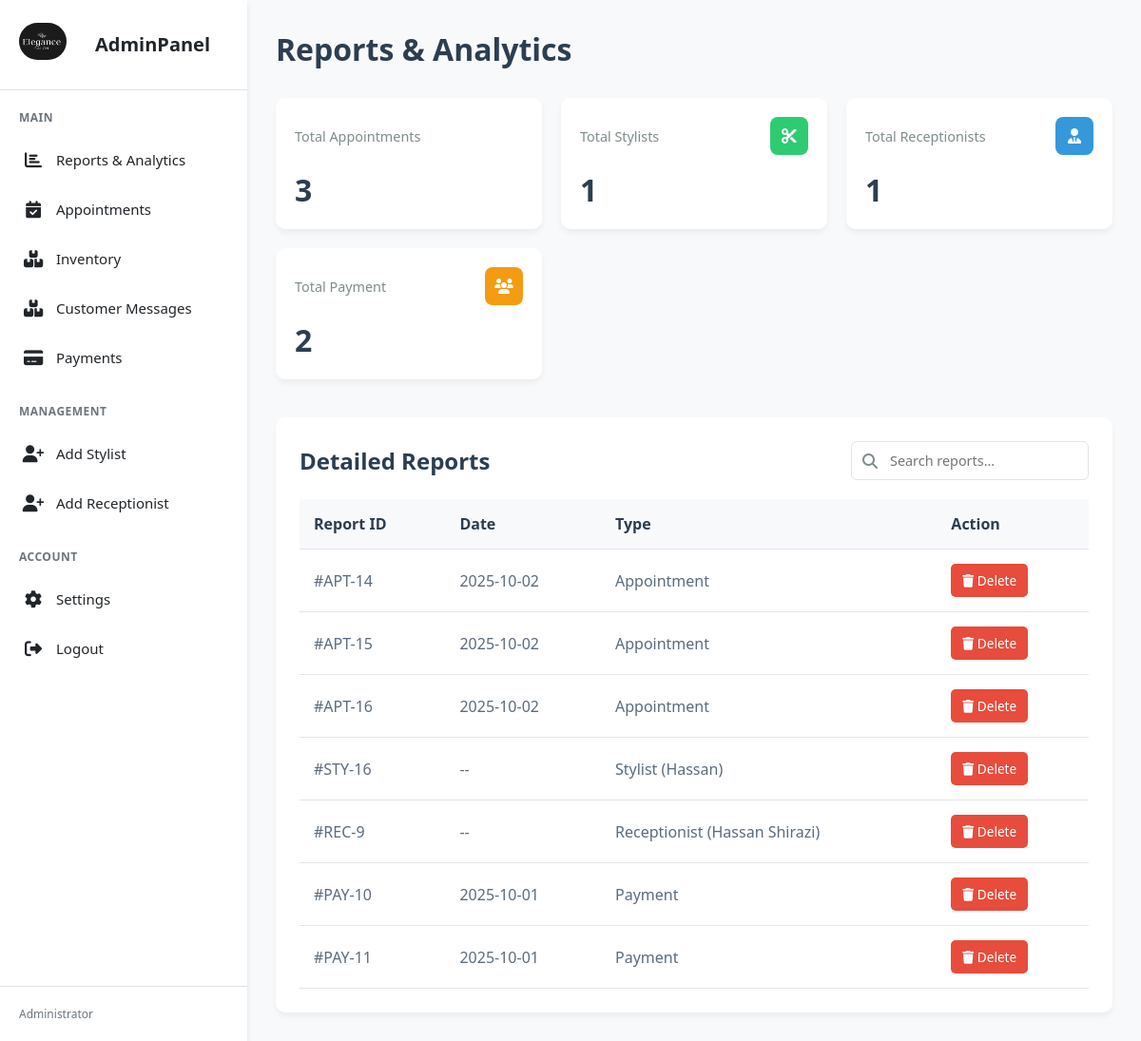
Page /admin/report.php on the committed database.
### tables this page shows
CREATE TABLE `appointments` (
  `id` int(11) NOT NULL,
  `client_name` varchar(100) NOT NULL,
  `phone` varchar(20) NOT NULL,
  `email` varchar(100) DEFAULT NULL,
  `appointment_date` date NOT NULL,
  `time_slot` varchar(20) NOT NULL
);

CREATE TABLE `stylists` (
  `id` int(11) NOT NULL,
  `full_name` varchar(100) NOT NULL,
  `email` varchar(100) NOT NULL,
  `phone` varchar(20) NOT NULL,
  `password` varchar(255) NOT NULL,
  `specialty` varchar(50) DEFAULT NULL,
  `experience` int(11) DEFAULT 0
);

CREATE TABLE `receptionists` (
  `id` int(11) NOT NULL,
  `full_name` varchar(100) NOT NULL,
  `email` varchar(100) NOT NULL,
  `phone` varchar(20) NOT NULL,
  `address` text DEFAULT NULL,
  `password` varchar(255) NOT NULL,
  `shift` enum('morning','afternoon','evening','full') NOT NULL
);

CREATE TABLE `payments` (
  `id` int(11) NOT NULL,
  `client_name` varchar(255) NOT NULL,
  `service` varchar(255) NOT NULL,
  `amount` decimal(10,2) NOT NULL,
  `payment_method` enum('Cash','Card','Online') NOT NULL,
  `status` enum('Paid','Pending') NOT NULL,
  `payment_date` date NOT NULL,
  `created_at` timestamp NOT NULL DEFAULT current_timestamp()
);

### admin/report.php (the view, shortened to what this page needs)
<?php
include "config.php";
$totalAppointments = $conn->query("SELECT COUNT(*) AS total FROM appointments")->fetch_assoc()['total'];
$totalStylists = $conn->query("SELECT COUNT(*) AS total FROM stylists")->fetch_assoc()['total'];
$totalReceptionists = $conn->query("SELECT COUNT(*) AS total FROM receptionists")->fetch_assoc()['total'];
$activeClients = $conn->query("SELECT COUNT(DISTINCT client_name) AS total FROM payments")->fetch_assoc()['total'];
$appointments = $conn->query("SELECT id, appointment_date FROM appointments ORDER BY appointment_date DESC");
$stylists = $conn->query("SELECT id, full_name FROM stylists ORDER BY id DESC");
$receptionists = $conn->query("SELECT id, full_name FROM receptionists ORDER BY id DESC");
$payments = $conn->query("SELECT id, payment_date FROM payments ORDER BY payment_date DESC");
?>
<!DOCTYPE html>
<html lang="en">
<head>
    <link rel="stylesheet" href="https://cdnjs.cloudflare.com/ajax/libs/font-awesome/6.4.0/css/all.min.css">
  <link rel="stylesheet" href="css/report.css">
</head>
<body>
<?php include "side.php"; ?>
<main class="main-content">
    <div class="page-header">
        <h1 class="page-title">Reports & Analytics</h1>
    </div>
    <div class="summary-cards">
        <div class="card">
            <div class="card-header">
                <div class="card-title">Total Appointments</div>
                <div class="card-icon" style="background-color: var(--primary);">
                    <i class="fas fa-calendar-check"></i>
                </div>
            </div>
            <div class="card-value"><?= $totalAppointments ?></div>
        </div>
        <div class="card">
            <div class="card-header">
                <div class="card-title">Total Stylists</div>
                <div class="card-icon" style="background-color: var(--success);">
                    <i class="fas fa-scissors"></i>
                </div>
            </div>
            <div class="card-value"><?= $totalStylists ?></div>
        </div>
        <div class="card">
            <div class="card-header">
                <div class="card-title">Total Receptionists</div>
                <div class="card-icon" style="background-color: var(--info);">
                    <i class="fas fa-user-tie"></i>
                </div>
            </div>
            <div class="card-value"><?= $totalReceptionists ?></div>
        </div>
        <div class="card">
            <div class="card-header">
                <div class="card-title">Total Payment</div>
                <div class="card-icon" style="background-color: var(--warning);">
                    <i class="fas fa-users"></i>
                </div>
            </div>
            <div class="card-value"><?= $activeClients ?></div>
        </div>
    </div>
    <div class="reports-section">
        <div class="section-header">
            <h2 class="section-title">Detailed Reports</h2>
            <div class="table-controls">
                <div class="search-box">
                    <i class="fas fa-search"></i>
                    <input type="text" placeholder="Search reports...">
                </div>
            </div>
        </div>
        <div class="table-container">
            <table>
                <thead>
                    <tr>
                        <th>Report ID</th>
                        <th>Date</th>
                        <th>Type</th>
                        <th>Action</th>
                    </tr>
                </thead>
                <tbody>
                    <?php while($row = $appointments->fetch_assoc()): ?>
                        <tr>
                            <td>#APT-<?= $row['id'] ?></td>
                            <td><?= $row['appointment_date'] ?></td>
                            <td>Appointment</td>
                            <td>
                                <button class="delete-btn" onclick="deleteRecord(<?= $row['id'] ?>, 'appointment')">
                                    <i class="fas fa-trash"></i> Delete
                                </button>
                            </td>
                        </tr>
                    <?php endwhile; ?>
                    <?php while($row = $stylists->fetch_assoc()): ?>
                        <tr>
                            <td>#STY-<?= $row['id'] ?></td>
                            <td>--</td>
                            <td>Stylist (<?= htmlspecialchars($row['full_name']) ?>)</td>
                            <td>
                                <button class="delete-btn" onclick="deleteRecord(<?= $row['id'] ?>, 'stylist')">
                                    <i class="fas fa-trash"></i> Delete
                                </button>
                            </td>
                        </tr>
                    <?php endwhile; ?>
                    <?php while($row = $receptionists->fetch_assoc()): ?>
                        <tr>
                            <td>#REC-<?= $row['id'] ?></td>
                            <td>--</td>
                            <td>Receptionist (<?= htmlspecialchars($row['full_name']) ?>)</td>
                            <td>
                                <button class="delete-btn" onclick="deleteRecord(<?= $row['id'] ?>, 'receptionist')">
                                    <i class="fas fa-trash"></i> Delete
                                </button>
                            </td>
                        </tr>
                    <?php endwhile; ?>
                    <?php while($row = $payments->fetch_assoc()): ?>
                        <tr>
                            <td>#PAY-<?= $row['id'] ?></td>
                            <td><?= $row['payment_date'] ?></td>
                            <td>Payment</td>
                            <td>
                                <button class="delete-btn" onclick="deleteRecord(<?= $row['id'] ?>, 'payment')">
                                    <i class="fas fa-trash"></i> Delete
                                </button>
                            </td>
                        </tr>
                    <?php endwhile; ?>
                </tbody>
            </table>
        </div>
    </div>
</main>
</body>
</html>

### admin/side.php (shortened to what this page needs)
<!DOCTYPE html>
<html lang="en">
<head>
    <link rel="stylesheet" href="https://cdnjs.cloudflare.com/ajax/libs/font-awesome/6.4.0/css/all.min.css">
  <link rel="stylesheet" href="css/side.css">
</head>
<body>
    <nav class="sidebar" id="sidebar">
        <div class="sidebar-header">
            <div class="logo">
                <div class="logo-icon">
                   <img src="images/logo.png" alt="" width = "50px" style = "border-radius:25px;">
                </div>
                <div class="logo-text">AdminPanel</div>
            </div>
        </div>
        <div class="sidebar-menu">
            <div class="menu-group">
                <div class="menu-title">Main</div>
                <ul class="menu-items">
                <li class="menu-item">
                        <a href="report.php" class="menu-link">
                            <span class="menu-icon"><i class="fas fa-chart-bar"></i></span>
                            <span class="menu-text">Reports & Analytics</span>
                        </a>
                    </li>
                    <li class="menu-item">
                        <a href="appo.php" class="menu-link">
                            <span class="menu-icon"><i class="fas fa-calendar-check"></i></span>
                            <span class="menu-text">Appointments</span>
                        </a>
                    </li>
                    <li class="menu-item">
                        <a href="inv.php" class="menu-link">
                            <span class="menu-icon"><i class="fas fa-boxes"></i></span>
                            <span class="menu-text">Inventory</span>
                        </a>
                    </li>
                        <li class="menu-item">
                        <a href="contactM.php" class="menu-link">
                            <span class="menu-icon"><i class="fas fa-boxes"></i></span>
                            <span class="menu-text">Customer Messages</span>
                        </a>
                    </li>
                    <li class="menu-item">
                        <a href="payment.php" class="menu-link">
                            <span class="menu-icon"><i class="fas fa-credit-card"></i></span>
                            <span class="menu-text">Payments</span>
                        </a>
                    </li>
                </ul>
            </div>
            <div class="menu-group">
                <div class="menu-title">Management</div>
                <ul class="menu-items">
                    <li class="menu-item">
                        <a href="stylist.php" class="menu-link">
                            <span class="menu-icon"><i class="fas fa-user-plus"></i></span>
                            <span class="menu-text">Add Stylist</span>
                        </a>
                    </li>
                    <li class="menu-item">
                        <a href="rec.php" class="menu-link">
                            <span class="menu-icon"><i class="fas fa-user-plus"></i></span>
                            <span class="menu-text">Add Receptionist</span>
                        </a>
                    </li>
                </ul>
            </div>
            <div class="menu-group">
                <div class="menu-title">Account</div>
                <ul class="menu-items">
                    <li class="menu-item">
                        <a href="setting.php" class="menu-link">
                            <span class="menu-icon"><i class="fas fa-cog"></i></span>
                            <span class="menu-text">Settings</span>
                        </a>
                    </li>
                    <li class="menu-item">
                        <a href="logout.php" class="menu-link">
                            <span class="menu-icon"><i class="fas fa-sign-out-alt"></i></span>
                            <span class="menu-text">Logout</span>
                        </a>
                    </li>
                </ul>
            </div>
        </div>
        <div class="sidebar-footer">
            <div class="user-info">
                <div class="user-details">
                    <div class="user-role">Administrator</div>
                </div>
            </div>
        </div>
    </nav>
</body>
</html>

### admin/css/report.css (style rules this page uses)
* { margin: 0; padding: 0; box-sizing: border-box; font-family: 'Segoe UI', Tahoma, Geneva, Verdana, sans-serif; }
body { background-color: #f5f7fa; display: flex; min-height: 100vh; }
.main-content { flex: 1; padding: 30px; }
.page-header { margin-bottom: 30px; }
.page-title { font-size: 2rem; color: #2c3e50; font-weight: 600; }
.summary-cards { display: grid; grid-template-columns: repeat(auto-fill, minmax(250px, 1fr)); gap: 20px; margin-bottom: 40px; }
.card { background: white; border-radius: 10px; padding: 20px; box-shadow: 0 4px 6px rgba(0, 0, 0, 0.05); transition: transform 0.3s, box-shadow 0.3s; }
.card-header { display: flex; justify-content: space-between; align-items: center; margin-bottom: 15px; }
.card-title { font-size: 0.9rem; color: #7f8c8d; font-weight: 500; }
.card-icon { width: 40px; height: 40px; border-radius: 8px; display: flex; align-items: center; justify-content: center; color: white; }
.card-value { font-size: 2rem; font-weight: 700; color: #2c3e50; }
.reports-section { background: white; border-radius: 10px; padding: 25px; box-shadow: 0 4px 6px rgba(0, 0, 0, 0.05); }
.section-header { display: flex; justify-content: space-between; align-items: center; margin-bottom: 20px; }
.section-title { font-size: 1.5rem; color: #2c3e50; font-weight: 600; }
.table-controls { display: flex; gap: 15px; }
.search-box { position: relative; }
.search-box i { position: absolute; left: 12px; top: 50%; transform: translateY(-50%); color: #7f8c8d; }
.search-box input { padding: 10px 15px 10px 40px; border: 1px solid #e1e5e9; border-radius: 6px; width: 250px; font-size: 0.9rem; }
.table-container { overflow-x: auto; }
table { width: 100%; border-collapse: collapse; }
th { background-color: #f8f9fa; padding: 15px; text-align: left; font-weight: 600; color: #2c3e50; border-bottom: 1px solid #e1e5e9; }
td { padding: 15px; border-bottom: 1px solid #e1e5e9; color: #5a6c7d; }
.delete-btn { background-color: #e74c3c; color: white; border: none; padding: 8px 12px; border-radius: 5px; cursor: pointer; font-size: 0.85rem; transition: background-color 0.3s; }
:root { --primary: #4a90e2; --success: #2ecc71; --info: #3498db; --warning: #f39c12; }

### admin/css/side.css (style rules this page uses)
* { margin: 0; padding: 0; box-sizing: border-box; font-family: 'Segoe UI', Tahoma, Geneva, Verdana, sans-serif; }
:root { --primary: #ffffff; --secondary: #f8f9fa; --accent: #e9ecef; --text: #212529; --text-light: #6c757d; --border: #dee2e6; --hover: #f1f3f5; --active: #007bff; --shadow: 0 4px 6px rgba(0, 0, 0, 0.1); }
body { background-color: var(--secondary); color: var(--text); display: flex; min-height: 100vh; }
.sidebar { width: 260px; background: var(--primary); box-shadow: var(--shadow); transition: all 0.3s ease; display: flex; flex-direction: column; z-index: 1000; }
.sidebar-header { padding: 24px 20px; border-bottom: 1px solid var(--border); display: flex; align-items: center; justify-content: space-between; }
.logo { display: flex; align-items: center; gap: 30px; }
.logo-icon { font-size: 24px; color: var(--active); }
.logo-text { font-size: 20px; font-weight: 700; color: var(--text); }
.sidebar-menu { flex: 1; padding: 20px 0; overflow-y: auto; }
.menu-group { margin-bottom: 24px; }
.menu-title { font-size: 12px; font-weight: 600; color: var(--text-light); text-transform: uppercase; letter-spacing: 0.5px; padding: 0 20px 8px; }
.menu-items { list-style: none; }
.menu-item { margin: 4px 0; }
.menu-link { display: flex; align-items: center; gap: 12px; padding: 12px 20px; color: var(--text); text-decoration: none; transition: all 0.2s ease; border-left: 3px solid transparent; }
.menu-icon { font-size: 18px; width: 24px; text-align: center; }
.menu-text { font-size: 15px; font-weight: 500; }
.sidebar-footer { padding: 20px; border-top: 1px solid var(--border); }
.user-info { display: flex; align-items: center; gap: 12px; }
.user-details { flex: 1; }
.user-role { font-size: 12px; color: var(--text-light); }

### rows in the picture
appointments: id "14", appointment_date "2025-10-02"
appointments: id "15", appointment_date "2025-10-02"
appointments: id "16", appointment_date "2025-10-02"
stylists: id "16", full_name "Hassan"
receptionists: id "9", full_name "Hassan Shirazi"
payments: id "10", payment_date "2025-10-01"
payments: id "11", payment_date "2025-10-01"

### other values in the picture
$totalAppointments "3"
$totalStylists "1"
$totalReceptionists "1"
$activeClients "2"
